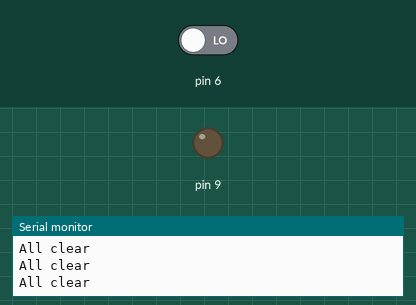
Bench run of a sketch on a simulated Arduino Uno, built with avr-gcc and run on an emulated ATmega328P. Parts: output pins drawn as LEDs (lit = HIGH), the last lines printed to the serial monitor. Inputs (shaded band) come from the test bench; at power-on: pin 6 LOW.

Above: at 11.2 s.
11.3 s: pin 6 driven HIGH
At 12.0 s:
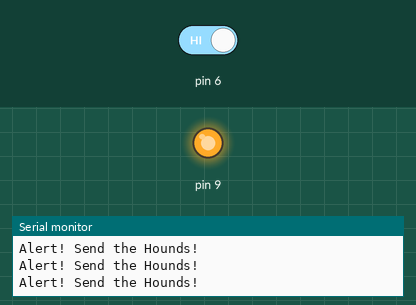
12.8 s: pin 6 driven LOW
At 13.2 s:
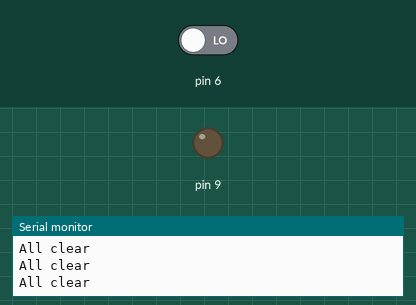
Timing chart, 0 to 15.8 s (numbered marks = the images above; inputs shaded):
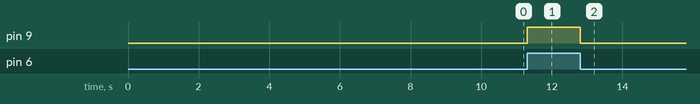

The sketch:

Security_Alarm.ino
```cpp
int someoneThere;

void setup()
{
Serial.begin(9600);
pinMode (6,INPUT);
pinMode (9,OUTPUT);
delay(10000);
}

void loop()
{
  someoneThere = digitalRead(6);
  if ( someoneThere > 0 )
  {
    Serial.println("Alert! Send the Hounds!");
    digitalWrite(9,HIGH);
  }
  else
  {
    Serial.println("All clear");
    digitalWrite (9,LOW);
  }

delay(100);

}
```

Measured:
- after the input at 11.3 s, pin 9: LOW → HIGH at once
- after the input at 12.8 s, pin 9: HIGH → LOW at once
